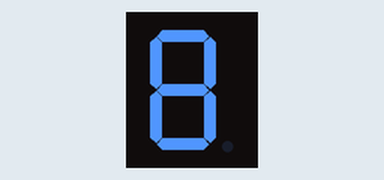
Recording of a sketch running on a simulated Arduino Uno, built with avr-gcc and run on an emulated ATmega328P. Parts: 1-digit seven-segment display. Wiring (inferred from the names in the program): 1-digit 7-segment display, segments lit when LOW: segments pin 7, pin 8, pin 9, pin 10, pin 11, pin 12, pin 13. The segment pins are drawn as the display they are named for.

Above: at 0.1 s.
At 1.1 s:
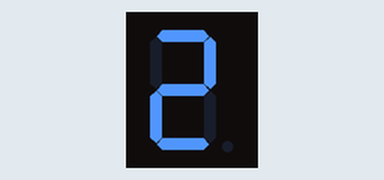
At 3.1 s:
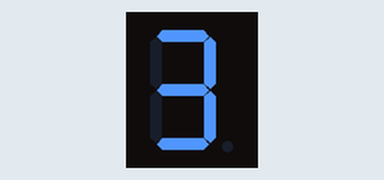
At 5.1 s:
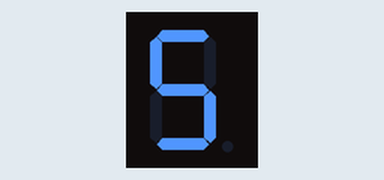
At 7.1 s:
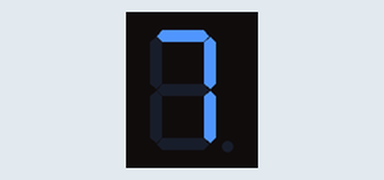
At 9.1 s:
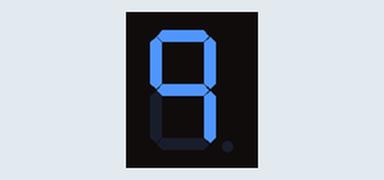

The sketch:

7SegmentDisplay.ino
```cpp
  // put your setup code here, to run once:
  //Declaring the notation for each segment
  const int a =7;
  const int b =8;
  const int c =9;
  const int d =10;
  const int e =11;
  const int f =12;
  const int g =13;
void LightLed(int n){//using a switch case for declaring the activiation of each number from 0 to 0 using a single digit seven segment display(common Anode).
  switch(n)
  {
    case 0:
    digitalWrite(a,LOW);
    digitalWrite(b,LOW);
    digitalWrite(c,LOW);
    digitalWrite(d,LOW);
    digitalWrite(e,LOW);
    digitalWrite(f,LOW);
    digitalWrite(g,LOW);
    break;

     case 1:
    digitalWrite(a,LOW);
    digitalWrite(b,LOW);
    digitalWrite(c,HIGH);
    digitalWrite(d,LOW);
    digitalWrite(e,LOW);
    digitalWrite(f,HIGH);
    digitalWrite(g,LOW);
    break;

     case 2:
    digitalWrite(a,LOW);
    digitalWrite(b,LOW);
    digitalWrite(c,HIGH);
    digitalWrite(d,LOW);
    digitalWrite(e,LOW);
    digitalWrite(f,HIGH);
    digitalWrite(g,LOW);
    break;

     case 3:
    digitalWrite(a,LOW);
    digitalWrite(b,LOW);
    digitalWrite(c,LOW);
    digitalWrite(d,LOW);
    digitalWrite(e,HIGH);
    digitalWrite(f,HIGH);
    digitalWrite(g,LOW);
    break;

     case 4:
    digitalWrite(a,HIGH);
    digitalWrite(b,LOW);
    digitalWrite(c,LOW);
    digitalWrite(d,HIGH);
    digitalWrite(e,HIGH);
    digitalWrite(f,LOW);
    digitalWrite(g,LOW);
    break;

     case 5:
    digitalWrite(a,LOW);
    digitalWrite(b,HIGH);
    digitalWrite(c,LOW);
    digitalWrite(d,LOW);
    digitalWrite(e,HIGH);
    digitalWrite(f,LOW);
    digitalWrite(g,LOW);
    break;

     case 6:
    digitalWrite(a,LOW);
    digitalWrite(b,HIGH);
    digitalWrite(c,LOW);
    digitalWrite(d,LOW);
    digitalWrite(e,LOW);
    digitalWrite(f,LOW);
    digitalWrite(g,LOW);
    break;

     case 7:
    digitalWrite(a,LOW);
    digitalWrite(b,LOW);
    digitalWrite(c,LOW);
    digitalWrite(d,HIGH);
    digitalWrite(e,HIGH);
    digitalWrite(f,HIGH);
    digitalWrite(g,HIGH);
    break;

     case 8:
    digitalWrite(a,HIGH);
    digitalWrite(b,HIGH);
    digitalWrite(c,HIGH);
    digitalWrite(d,HIGH);
    digitalWrite(e,HIGH);
    digitalWrite(f,HIGH);
    digitalWrite(g,HIGH);
    break;

    case 9:
    digitalWrite(a,LOW);
    digitalWrite(b,LOW);
    digitalWrite(c,LOW);
    digitalWrite(d,HIGH);
    digitalWrite(e,HIGH);
    digitalWrite(f,LOW);
    digitalWrite(g,LOW);
    break;
  }
}

void setup() {
//USING PINmODE DECLARING A CONDITION DISPLAYING SUITABLE output
pinMode(a,OUTPUT);
pinMode(b,OUTPUT);
pinMode(c,OUTPUT);
pinMode(d,OUTPUT);
pinMode(e,OUTPUT);
pinMode(f,OUTPUT);
pinMode(g,OUTPUT);
  }


void loop() {//setting loop condition for the incrementation of number
  // put your main code here, to run repeatedly:
for (int i=0;i<10;i++){//using for loop for assigning the segment display condition
  LightLed(i);
  delay(1000);//wait for one second
}
}
```

Measured:
- by itself, everything shown: repeats every 10.0 s, in 9 steps
- what the display in image 1 shows lasts 2.0 s, from 1.0 s to 3.0 s
- what the display in image 2 shows lasts 1.0 s, from 3.0 s to 4.0 s
